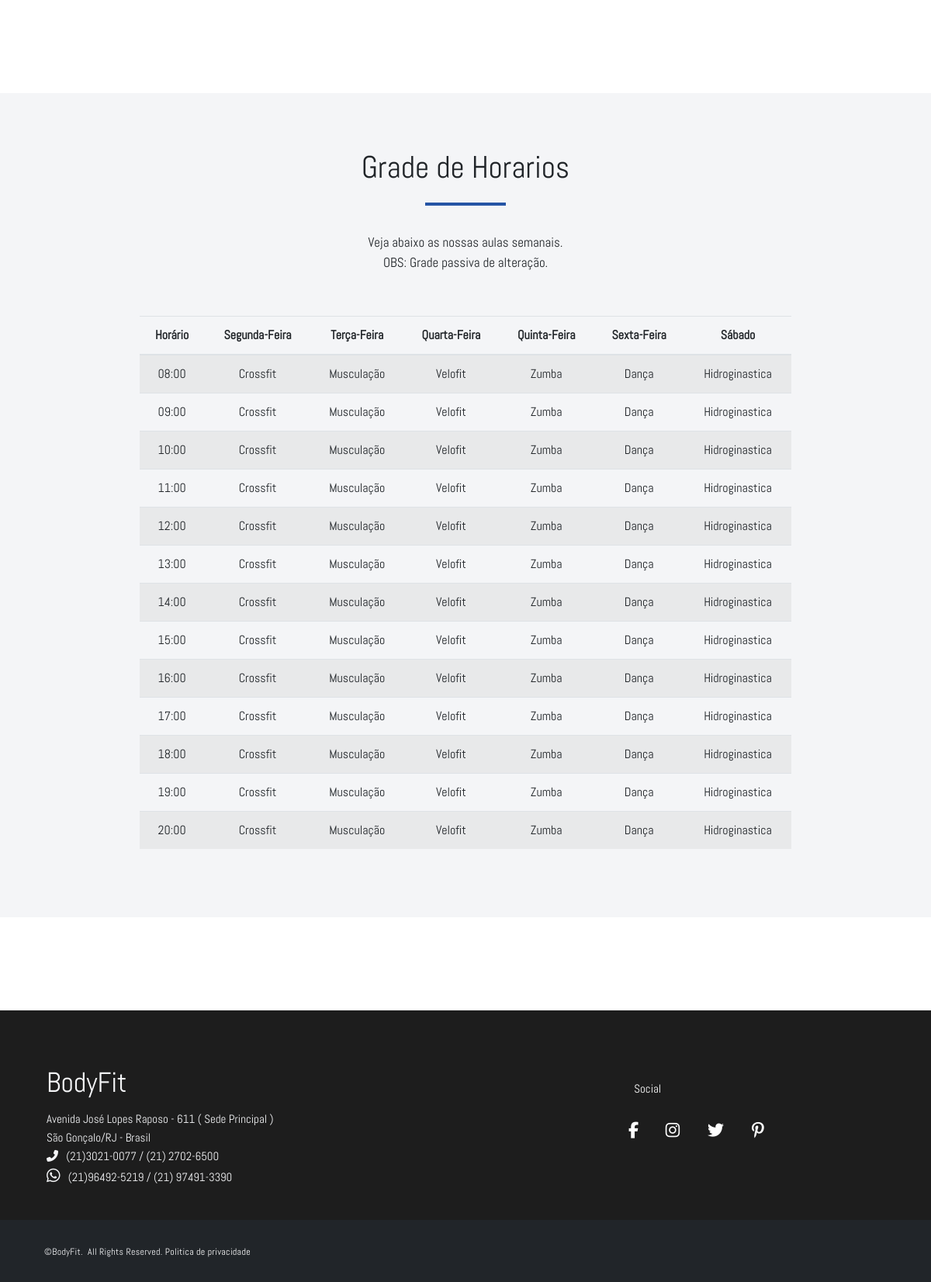
/verGrade.php, run on the app's committed database.
### tables this page shows
create table tb_grade_dias(
id int primary key auto_increment,
horario varchar(20),
segunda_feira varchar(20),
terca_feira varchar(20),
quarta_feira varchar(20),
quinta_feira varchar(20),
sexta_feira varchar(20),
sabado varchar(20)
);

### crud/crudCadastro.php (called while the page is built, shortened)
<?php
function getGrade(){
    $link = abreConexao();
    $query = "select * from tb_grade_dias";
    try{
        $rs = mysqli_query($link, $query);
        $listaGrade = Array();
        while($linha = mysqli_fetch_assoc($rs)){
            array_push($listaGrade, $linha);
        }
        return $listaGrade;
    } catch(\Throwable $th) {
        throw new \Exception("Erro ao listar do banco", 1);
        return Array();
    } finally {
        mysqli_close($link);
    }
}

### crud/listarGrade.php (called while the page is built, shortened)
<?php
include 'crudCadastro.php';
function listaGrade(){
    return getGrade();
}

### verGrade.php (the view, shortened to what this page needs)
<?php session_start();
    include './crud/listarGrade.php';
?>
<!DOCTYPE html>
<html lang="pt-br">
<head>
    <link rel="stylesheet" href="./css/bootstrap.css">
    <link rel="stylesheet" href="./css/main.css">
</head>
<body>
    <?php
        if(empty($_SESSION['usuario'])){
            include 'menu.php';
        } else if($_SESSION['tipo'] == 'Administrador'){
            include 'menu2.php';
        } else if($_SESSION['usuario']){
            include 'menu.php';
        } ?>
    <br><br><br><br><br>
    <div class="container-info">
        <div class="container-info-2" style="max-width: 100%;">
            <br><br><br>
            <h2>Grade de Horarios</h2>
            <hr class="blue">
            <br><p style="text-align: center;font-size: 17px;">
                Veja abaixo as nossas aulas semanais.<br>
                OBS: Grade passiva de alteração.<p><br>
                    <center>
                        <table class="table table-striped table-hover text-center">
                            <thead>
                                <tr>
                                    <th>Horário</th>
                                    <th>Segunda-Feira</th>
                                    <th>Terça-Feira</th>
                                    <th>Quarta-Feira</th>
                                    <th>Quinta-Feira</th>
                                    <th>Sexta-Feira</th>
                                    <th>Sábado</th>
                                </tr>
                            </thead>
                            <tbody>
                                <?php foreach (listaGrade() as $grade): ?>
                                <tr>
                                    <td scope="row"><?= $grade['horario']?></td>
                                    <td scope="row"><?= $grade['segunda_feira']?></td>
                                    <td scope="row"><?= $grade['terca_feira']?></td>
                                    <td scope="row"><?= $grade['quarta_feira']?></td>
                                    <td scope="row"><?= $grade['quinta_feira']?></td>
                                    <td scope="row"><?= $grade['sexta_feira']?></td>
                                    <td scope="row"><?= $grade['sabado']?></td>
                                </tr>
                                <?php endforeach; ?>
                            </tbody>
                        </table>
                    </center>
                    <br><br><br>
        </div>
    </div>
    <br><br><br><br><br>
    <?php include 'rodape.php'; ?>
</body>
</html>

### menu.php (shortened to what this page needs)
<div class="container-menu" style="width: 100%">
       <div class="menu" style="width: 100%;">
           <nav class="navbar navbar-expand-lg navbar-right " id="navbar">
               <div class="collapse navbar-collapse navbar-right " id="navbarTogglerDemo03">
                   <ul class=" navbar-nav mr-auto mt-2 mt-lg-0 right">
                       <li class="nav-item">
                           <a class="nav-link disabled" href="index.php">INÍCIO</a>
                       </li>
                       <li class="nav-item">
                           <a class="nav-link disabled" href="index.php#planos">PLANOS</a>
                       </li>
                       <li class="nav-item">
                           <a class="nav-link disabled" href="index.php#time">NOSSO TIME</a>
                       </li>
                       <li class="nav-item">
                           <a class="nav-link disabled" href="#">ATIVIDADES</a>
                       </li>
                       <li class="nav-item">
                           <a class="nav-link disabled" href="index.php#estruturas">ESTRUTURAS</a>
                       </li>
                       <li class="nav-item">
                           <a class="nav-link disabled" href="redirecionarGrade.php">GRADE DE HORÁRIOS</a>
                       </li>
                       <li class="nav-item">
                           <a class="nav-link disabled" href="#">ÁREA DO ALUNO</a>
                       </li>
                       <li class="nav-item">
                           <a class="nav-link disabled" href="#" data-toggle="modal" data-target="#lojas">LOJAS</a>
                       </li>
                       <li class="nav-item">
                           <a class="nav-link disabled" href="index.php#contato">CONTATO</a>
                       </li>
                       <li class="nav-item">
                           <a class="nav-link disabled" href="trabalhe.php">TRABALHE CONOSCO</a>
                       </li>
                   </ul>
               </div>
           </nav>
       </div>
   </div>

### rodape.php
<div class="rodape">
    <div class="container-rodape">
        <div class="row">
            <div class="col-md-4">
                <br><br><br>
                <h1> BodyFit</p>
                    <p class="text-rodape">Avenida José Lopes Raposo - 611 ( Sede Principal )</p>
                    <p class="text-rodape" id="text-1">São Gonçalo/RJ - Brasil</p>
                    <p class="text-rodape" id="text-2"><i
                            class="fas fa-phone-alt"></i>&nbsp;&nbsp;&nbsp;(21)3021-0077 / (21)
                        2702-6500
                    </p>
                    <p class="text-rodape" id="text-3"><i class="fab fa-whatsapp"
                            style="font-size:20px;"></i>&nbsp;&nbsp;&nbsp;(21)96492-5219 / (21)
                        97491-3390
                    </p>
            </div>
            <div class="col-md-4" id="espaco"></div>
            <div class="col-md-4">
                <br><br><br>
                <h3>&nbsp;&nbsp;&nbsp;&nbsp;&nbsp;Social</h3><br>
                <div class="lista-icons">
                    <ul>
                        <li><a href=""><i class="fab fa-facebook-f" style="font-size: 21px;"></a></i></li>
                        <li><a href=""><i class="fab fa-instagram" style="font-size: 21px;"></a></i>
                        </li>
                        <li><a href=""><i class="fab fa-twitter" style="font-size: 21px;"></a></i>
                        </li>
                        <li><a href=""><i class="fab fa-pinterest-p" style="font-size: 21px;"></a></i></li>
                    </ul>
                </div>
            </div>
        </div>
    </div>
    <center>
        <div class="complemento-rodape">
            <div class="row">
                <div class="col-md-4">
                    <p> ©BodyFit. &nbsp;All Rights Reserved.&nbsp;<a href="">Politica de
                            privacidade</a></p>
                </div>
            </div>
        </div>
    </center>
</div>

### css/main.css (style rules this page uses)
* { font-family: 'Abel'; }
html { height: 100%; width: 100%; }
body { max-width: 100%; min-height: 100%; background-image: url('../Imagens/bg1.jpg'); background-position: center; background-size: cover; background-repeat: no-repeat; background-attachment: fixed; animation: slideBg 10s linear infinite 0s; animation-timing-function: ease-in-out; }
.rodape { background-color: #1d1d1d; max-width: 100%; min-height: 250px; }
.container-rodape { max-width: 90%; min-height: 250px; margin: 0 auto; overflow: hidden; }
h3 { font-family: 'Abel'; color: white; }
ul li { font-size: 10.5px; color: white; letter-spacing: 0.050em; }
ul li a { color: white; }
.container-menu { position:fixed; z-index: 999; }
.menu { background-color: #3e444d00; border-bottom: 3px solid #5a5e6400; transform: translate3d(0,100,100); transition: 1.5s; }
hr.blue { width: 100px; border: 2.5px solid #2554a5; position: relative; top: 5px; }
h1 { color: #f4f5f7; font-family: 'Abel', sans-serif; font-weight: 100; font-size: 36px; }
.text-rodape { color: #f4f5f7; font-family: 'Abel', sans-serif; font-size: 15px; }
#text-1 { position: relative; bottom: 10px; }
#text-2 { position: relative; bottom: 20px; }
#text-3 { position: relative; bottom: 30px; }
h3 { font-family: 'Abel',sans-serif; font-size: 15px; margin-top: 20px; }
.lista-icons { position: relative; right: 60px; }
.lista-icons ul li { list-style: none; display: inline; font-size: 18px; color: #f4f5f7; padding-left: 30px; }
.complemento-rodape { max-width: 100%; height: 80px; background-color: #212529; color: #f4f5f7; font-size: 12px; letter-spacing: 0.02rem; overflow: hidden; }
.complemento-rodape p a { text-decoration: none; color: white; }
.complemento-rodape p { margin-top: 32px; }
.container-info { max-width: 100%; min-height: 700px; background-color: #f4f5f7; overflow: hidden; }
.container-info-2 { max-width: 80%; min-height: 200px; margin: 0 auto; }
h2 { font-size: 40px; text-align: center; }

### data on the page
tb_grade_dias: horario "08:00", segunda_feira "Crossfit", terca_feira "Musculação", quarta_feira "Velofit", quinta_feira "Zumba", sexta_feira "Dança", sabado "Hidroginastica"
tb_grade_dias: horario "09:00", segunda_feira "Crossfit", terca_feira "Musculação", quarta_feira "Velofit", quinta_feira "Zumba", sexta_feira "Dança", sabado "Hidroginastica"
tb_grade_dias: horario "10:00", segunda_feira "Crossfit", terca_feira "Musculação", quarta_feira "Velofit", quinta_feira "Zumba", sexta_feira "Dança", sabado "Hidroginastica"
tb_grade_dias: horario "11:00", segunda_feira "Crossfit", terca_feira "Musculação", quarta_feira "Velofit", quinta_feira "Zumba", sexta_feira "Dança", sabado "Hidroginastica"
tb_grade_dias: horario "12:00", segunda_feira "Crossfit", terca_feira "Musculação", quarta_feira "Velofit", quinta_feira "Zumba", sexta_feira "Dança", sabado "Hidroginastica"
tb_grade_dias: horario "13:00", segunda_feira "Crossfit", terca_feira "Musculação", quarta_feira "Velofit", quinta_feira "Zumba", sexta_feira "Dança", sabado "Hidroginastica"
tb_grade_dias: horario "14:00", segunda_feira "Crossfit", terca_feira "Musculação", quarta_feira "Velofit", quinta_feira "Zumba", sexta_feira "Dança", sabado "Hidroginastica"
tb_grade_dias: horario "15:00", segunda_feira "Crossfit", terca_feira "Musculação", quarta_feira "Velofit", quinta_feira "Zumba", sexta_feira "Dança", sabado "Hidroginastica"
tb_grade_dias: horario "16:00", segunda_feira "Crossfit", terca_feira "Musculação", quarta_feira "Velofit", quinta_feira "Zumba", sexta_feira "Dança", sabado "Hidroginastica"
tb_grade_dias: horario "17:00", segunda_feira "Crossfit", terca_feira "Musculação", quarta_feira "Velofit", quinta_feira "Zumba", sexta_feira "Dança", sabado "Hidroginastica"
tb_grade_dias: horario "18:00", segunda_feira "Crossfit", terca_feira "Musculação", quarta_feira "Velofit", quinta_feira "Zumba", sexta_feira "Dança", sabado "Hidroginastica"
tb_grade_dias: horario "19:00", segunda_feira "Crossfit", terca_feira "Musculação", quarta_feira "Velofit", quinta_feira "Zumba", sexta_feira "Dança", sabado "Hidroginastica"
tb_grade_dias: horario "20:00", segunda_feira "Crossfit", terca_feira "Musculação", quarta_feira "Velofit", quinta_feira "Zumba", sexta_feira "Dança", sabado "Hidroginastica"
